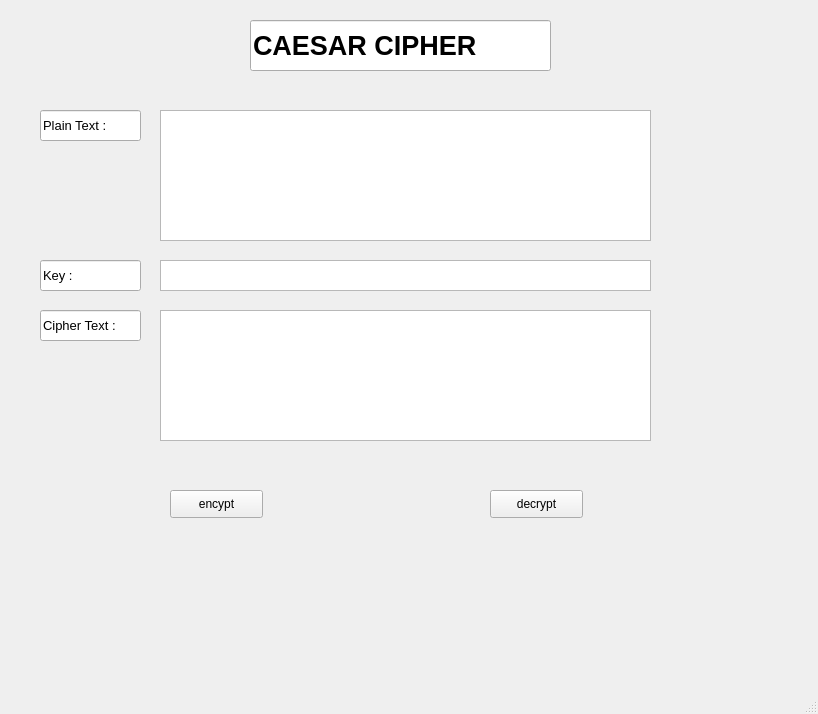
<?xml version="1.0" encoding="UTF-8"?>
<ui version="4.0">
 <class>MainWindow</class>
 <widget class="QMainWindow" name="MainWindow">
  <property name="geometry">
   <rect>
    <x>0</x>
    <y>0</y>
    <width>818</width>
    <height>714</height>
   </rect>
  </property>
  <property name="windowTitle">
   <string>MainWindow</string>
  </property>
  <widget class="QWidget" name="centralwidget">
   <widget class="QLineEdit" name="lineEdit">
    <property name="geometry">
     <rect>
      <x>40</x>
      <y>110</y>
      <width>101</width>
      <height>31</height>
     </rect>
    </property>
    <property name="font">
     <font>
      <pointsize>10</pointsize>
     </font>
    </property>
    <property name="text">
     <string>Plain Text :</string>
    </property>
   </widget>
   <widget class="QTextEdit" name="txt_plain_text">
    <property name="geometry">
     <rect>
      <x>160</x>
      <y>110</y>
      <width>491</width>
      <height>131</height>
     </rect>
    </property>
   </widget>
   <widget class="QLineEdit" name="lineEdit_2">
    <property name="geometry">
     <rect>
      <x>250</x>
      <y>20</y>
      <width>301</width>
      <height>51</height>
     </rect>
    </property>
    <property name="font">
     <font>
      <pointsize>20</pointsize>
      <weight>75</weight>
      <bold>true</bold>
     </font>
    </property>
    <property name="text">
     <string>CAESAR CIPHER</string>
    </property>
   </widget>
   <widget class="QLineEdit" name="lineEdit_3">
    <property name="geometry">
     <rect>
      <x>40</x>
      <y>260</y>
      <width>101</width>
      <height>31</height>
     </rect>
    </property>
    <property name="font">
     <font>
      <pointsize>10</pointsize>
     </font>
    </property>
    <property name="text">
     <string>Key :</string>
    </property>
   </widget>
   <widget class="QTextEdit" name="txt_key">
    <property name="geometry">
     <rect>
      <x>160</x>
      <y>260</y>
      <width>491</width>
      <height>31</height>
     </rect>
    </property>
   </widget>
   <widget class="QLineEdit" name="lineEdit_4">
    <property name="geometry">
     <rect>
      <x>40</x>
      <y>310</y>
      <width>101</width>
      <height>31</height>
     </rect>
    </property>
    <property name="font">
     <font>
      <pointsize>10</pointsize>
     </font>
    </property>
    <property name="text">
     <string>Cipher Text :</string>
    </property>
   </widget>
   <widget class="QTextEdit" name="txt_cipher_text">
    <property name="geometry">
     <rect>
      <x>160</x>
      <y>310</y>
      <width>491</width>
      <height>131</height>
     </rect>
    </property>
   </widget>
   <widget class="QPushButton" name="btn_encrypt">
    <property name="geometry">
     <rect>
      <x>170</x>
      <y>490</y>
      <width>93</width>
      <height>28</height>
     </rect>
    </property>
    <property name="text">
     <string>encypt</string>
    </property>
   </widget>
   <widget class="QPushButton" name="btn_decrypt">
    <property name="geometry">
     <rect>
      <x>490</x>
      <y>490</y>
      <width>93</width>
      <height>28</height>
     </rect>
    </property>
    <property name="text">
     <string>decrypt</string>
    </property>
   </widget>
  </widget>
  <widget class="QMenuBar" name="menubar">
   <property name="geometry">
    <rect>
     <x>0</x>
     <y>0</y>
     <width>818</width>
     <height>26</height>
    </rect>
   </property>
  </widget>
  <widget class="QStatusBar" name="statusbar"/>
 </widget>
 <resources/>
 <connections/>
</ui>
